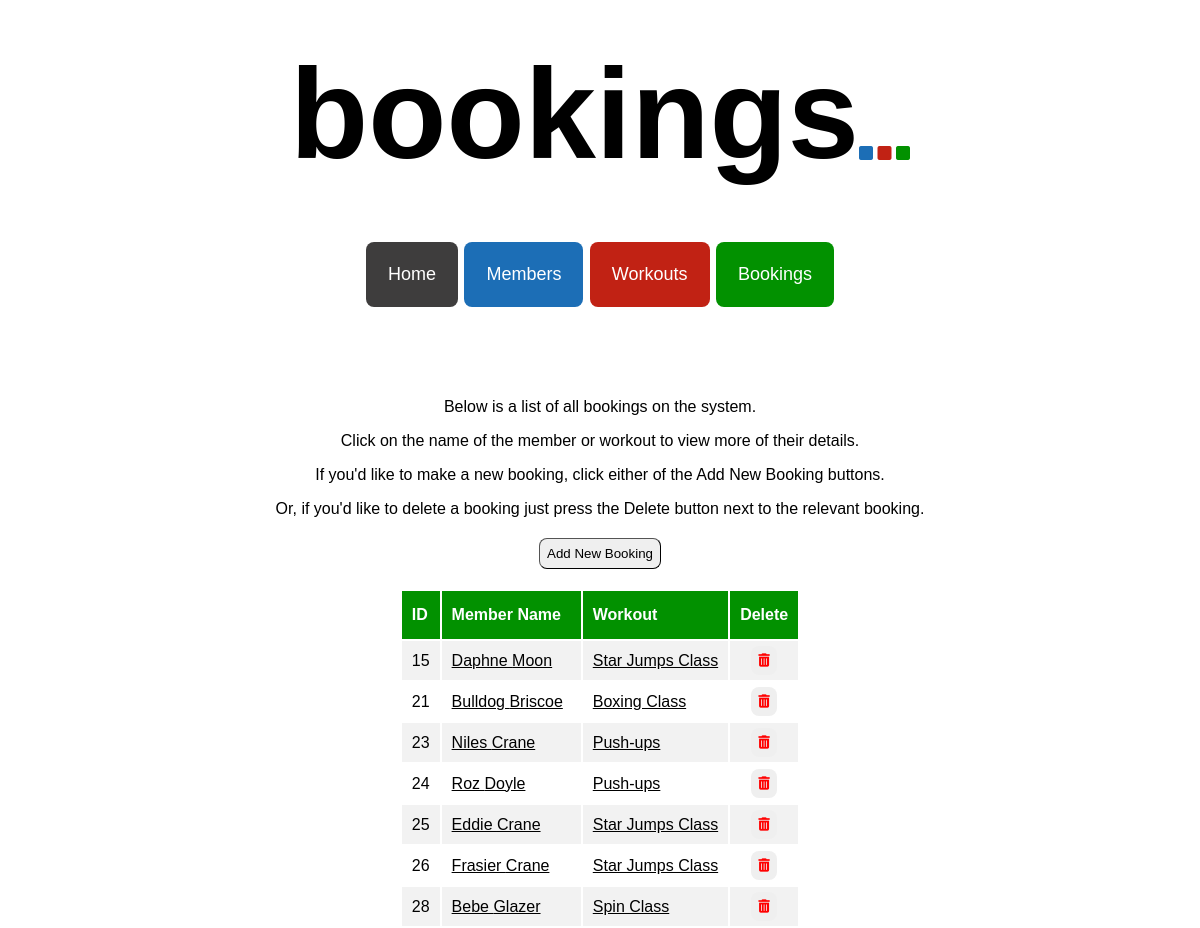
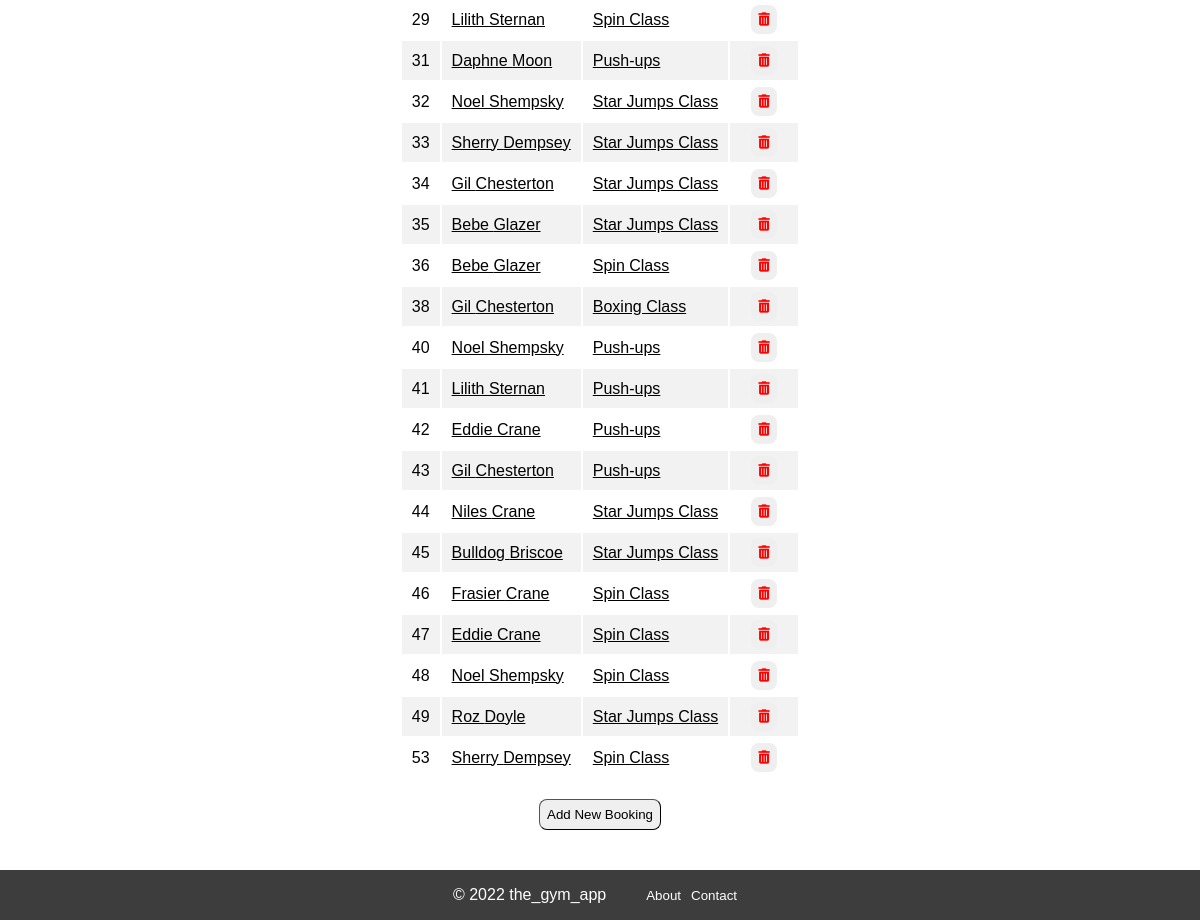
Screenshot of /bookings with the database file from the repository (2 pictures, top to bottom).
### tables this page shows
CREATE TABLE members (
    id INTEGER PRIMARY KEY AUTOINCREMENT,
    first_name VARCHAR,
    last_name VARCHAR,
    dob DATE,
    active BOOLEAN
);

CREATE TABLE workouts (
    id INTEGER PRIMARY KEY AUTOINCREMENT,
    name VARCHAR,
    date DATE,
    description TEXT,
    duration INTEGER,
    capacity INTEGER,
    capacity_filled INTEGER,
    active BOOLEAN
);

### controllers/booking_controller.py (the view)
@bookings_blueprint.route("/bookings")
def bookings():
    route_name = "bookings"
    bookings = booking_repository.select_all()
    return render_template("bookings/index.html", route_name=route_name, bookings=bookings)

### db/run_sql.py (called while the page is built)
def get_db():
    path = os.path.dirname(os.path.abspath(__file__))
    db = os.path.join(path, "gym_db.db")
    conn = sqlite3.connect(db)
    conn.execute("PRAGMA foreign_keys = 1")
    conn.row_factory = sqlite3.Row
    return conn

def run_sql(sql, values = []):
    db = get_db()
    cursor = db.cursor()
    cursor.execute(sql, values)
    results = cursor.fetchall()
    db.commit()
    db.close()
    return results

### repositories/booking_repository.py (called while the page is built)
def select_all():
    bookings = []
    sql = "SELECT * FROM bookings"
    results = run_sql(sql)
    for row in results:
        member = member_repository.select(row['member_id'])
        workout = workout_repository.select(row['workout_id'])
        booking = Booking(member, workout, row['id'])
        bookings.append(booking)
    return bookings

### repositories/member_repository.py (called while the page is built)
def select(id):
    member = None
    sql = "SELECT * FROM members WHERE id = ?"
    values = [id]
    result = run_sql(sql, values)[0]
    if result is not None:
        active = True if result['active'] == 1 else False
        member = Member(result['first_name'], result['last_name'], result['dob'], active, result['id'])
    return member

### repositories/workout_repository.py (called while the page is built)
def select(id):
    workout = None
    sql = "SELECT * FROM workouts where id = ?"
    values = [id]
    result = run_sql(sql, values)[0]
    if result is not None:
        active = True if result['active'] == 1 else False
        workout = Workout(result['name'], result['date'], result['description'], result['duration'], result['capacity'], result['capacity_filled'], active, result['id'])
    return workout

### templates/bookings/index.html
{% extends 'base.html'%}
{% block content %}
<div class="index_page_container">
    <p>Below is a list of all bookings on the system.</p>
    <p>Click on the name of the member or workout to view more of their details.</p>
    <p>If you'd like to make a new booking, click either of the Add New Booking buttons.</p>
    <p>Or, if you'd like to delete a booking just press the Delete button next to the relevant booking.</p>
    <button class="index_page_button" id="index_page_top_button">
        <a class="index_page_link" href="/bookings/create">Add New Booking</a>
    </button>
    <table class="index_table">
        <tr class="index_table_headers" id="index_table_headers_bookings">
            <th>ID</th>
            <th>Member Name</th>
            <th>Workout</th>
            <th>Delete</th>
        </tr>
        {% for booking in bookings %}
        <tr class="index_table_content">
        <td>{{booking.id}}</td>
        <td><a class="index_page_link" id="index_page_link_bookings" href="/members/{{booking.member.id}}">{{booking.member.first_name}} {{booking.member.last_name}}</a></td>
        <td><a class="index_page_link" id="index_page_link_bookings" href="/workouts/{{booking.workout.id}}">{{booking.workout.name}}</a></td>
        <td class="delete_column">
            <form action="/bookings/{{booking.id}}/delete" method="POST">
                <button class="index_page_button" id="bookings_page_delete_button"><i class="fa-solid fa-trash-can" style="color: red"></i></button>
            </form>
        </td>
        {% endfor %}
    </table>
    <button class="index_page_button" id="index_page_bottom_button">
        <a class="index_page_link" href="/bookings/create">Add New Booking</a>
    </button>
</div>
{% endblock %}

### static/style.css (style rules this page uses)
body { font-family: Verdana, Geneva, Tahoma, sans-serif; min-height: 100%; margin: 0; padding: 0; }

### static/index_pages.css (style rules this page uses)
.index_page_container { display: flex; flex-direction: column; align-items: center; justify-content: center; margin: 40px auto; }
.index_page_container > p { margin-bottom: 0px; }
.index_table { width: auto; text-align: left; }
.index_table_headers { background-color: #1c6eb6; color: white; }
#index_table_headers_bookings { background-color: #029100; }
.index_table_headers > th { padding: 15px 10px; }
.index_table_content > td { padding: 5px 10px; }
.index_table_content:nth-child(even) { background-color: #f2f2f2; }
.delete_column { text-align: center; }
.index_page_button { padding: 7px; border-radius: 8px; border-width: 1px; }
.index_page_link { color: #000000; text-decoration: none; }
#index_page_link_bookings { text-decoration: underline; }
#index_page_top_button { margin-top: 20px; margin-bottom: 20px; }
#index_page_bottom_button { margin-top: 20px; }
#bookings_page_delete_button { border-style: none; }

### rows the page displays
members: member.first_name "Daphne" "Daphne", member.last_name "Moon" "Moon"
workouts: workout.name "Star Jumps Class" "Star Jumps Class" "Star Jumps Class" "Star Jumps Class" "Star Jumps Class" "Star Jumps Class" "Star Jumps Class" "Star Jumps Class" "Star Jumps Class" "Star Jumps Class"
members: member.first_name "Bulldog" "Bulldog", member.last_name "Briscoe" "Briscoe"
workouts: workout.name "Boxing Class" "Boxing Class"
members: member.first_name "Niles" "Niles", member.last_name "Crane" "Crane"
workouts: workout.name "Push-ups" "Push-ups" "Push-ups" "Push-ups" "Push-ups" "Push-ups" "Push-ups"
members: member.first_name "Roz" "Roz", member.last_name "Doyle" "Doyle"
members: member.first_name "Eddie" "Eddie" "Eddie", member.last_name "Crane" "Crane" "Crane"
members: member.first_name "Frasier" "Frasier", member.last_name "Crane" "Crane"
members: member.first_name "Bebe" "Bebe" "Bebe", member.last_name "Glazer" "Glazer" "Glazer"
workouts: workout.name "Spin Class" "Spin Class" "Spin Class" "Spin Class" "Spin Class" "Spin Class" "Spin Class"
members: member.first_name "Lilith" "Lilith", member.last_name "Sternan" "Sternan"
members: member.first_name "Noel" "Noel" "Noel", member.last_name "Shempsky" "Shempsky" "Shempsky"
members: member.first_name "Sherry" "Sherry", member.last_name "Dempsey" "Dempsey"
members: member.first_name "Gil" "Gil" "Gil", member.last_name "Chesterton" "Chesterton" "Chesterton"

### other values shown
{{ route_name }} "bookings"
{{ booking.id }} "15" "21" "23" "24" "25" "26" "28" "29" "31" "32" "33" "34" "35" "36" "38" "40" "41" "42" "43" "44" "45" "46" "47" "48" "49" "53"
